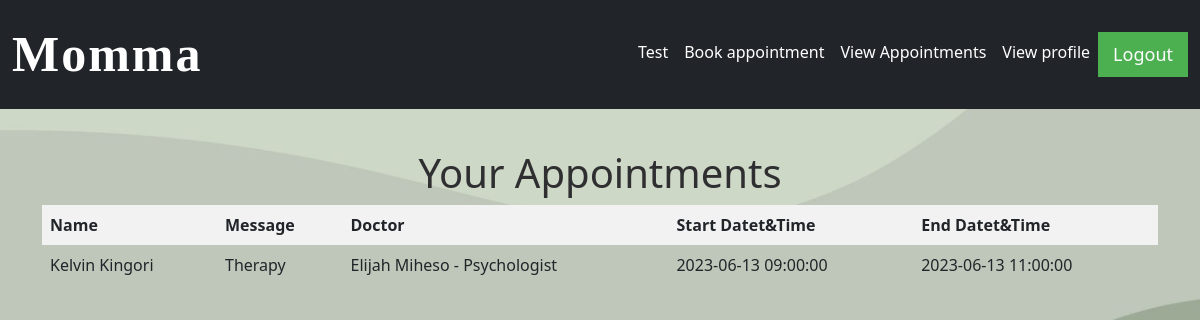
The app's page /view (signed in), older data.
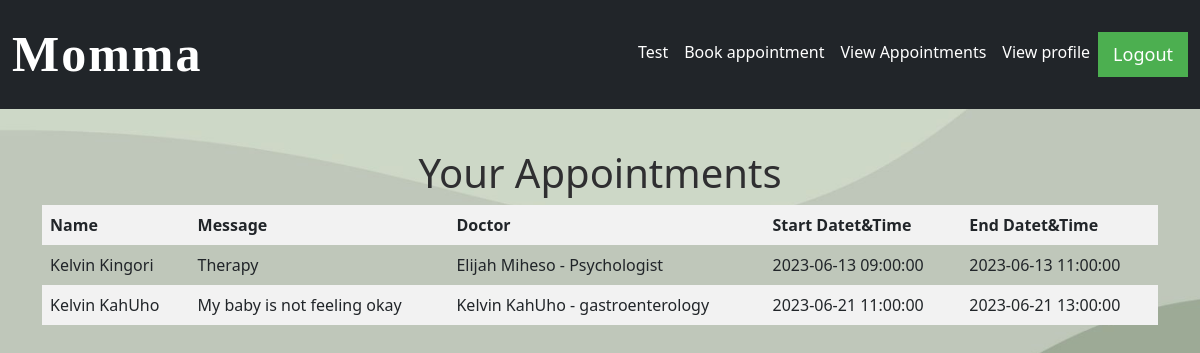
The same page, newer data.
### index/models.py (models this page shows, shortened)
class Appointment(db.Model):
    id = db.Column(db.Integer, primary_key=True)
    name = db.Column(db.String(50), nullable=False)
    email = db.Column(db.String(120), nullable=False)
    message = db.Column(db.Text, nullable=False)
    time_created = db.Column(db.DateTime, nullable=False, default=datetime.now)
    user_id = db.Column(db.Integer, db.ForeignKey('user.id'), nullable=False)
    doctor_id = db.Column(db.Integer, db.ForeignKey('doctor.id'), nullable=False)
    timeslot_id = db.Column(db.Integer, db.ForeignKey('timeslot.id'), nullable=False)
    timeslot = db.relationship('Timeslot', backref='appointments')

class Doctor(db.Model):
    id = db.Column(db.Integer, primary_key=True)
    name = db.Column(db.String(50), unique=True,nullable=False)
    email = db.Column(db.String(100), unique=True, nullable=False)
    specialization = db.Column(db.String(100), nullable=False)
    password = db.Column(db.String(120), nullable=False)
    time_slots = db.relationship('Timeslot', backref='doctor', lazy=True)
    appointments = db.relationship('Appointment', backref='doctor', lazy=True)

class Timeslot(db.Model):
    id = db.Column(db.Integer, primary_key=True)
    doctor_id = db.Column(db.Integer, db.ForeignKey('doctor.id'), nullable=False)
    start_time = db.Column(db.DateTime)
    end_time = db.Column(db.DateTime)
    is_booked = db.Column(db.Boolean, default=False)

### index/routes.py (the view)
@app.route("/view")
def view_appointment():
    check_authentication()
    username = session['username']
    user = User.query.filter_by(username=username).first()
    return render_template("view_appointments.html", user = user)

### index/routes.py (called while the page is built)
def check_authentication():
    if not session.get("logged_in"):
        return redirect(url_for("log_in"))

### index/templates/view_appointments.html (shortened to what this page needs)
{% extends 'main.html'%}
{% block content%}
<h1 style="text-align: center;">Your Appointments</h1>
<div>
    <table>
        <thead>
            <tr>
                <th>Name</th>
                <th>Message</th>
                <th>Doctor</th>
                <th>Start Datet&Time</th>
                <th>End Datet&Time</th>
            </tr>
        </thead>
        <tbody>
            {% for appointment in user.appointments %}
            <tr>
                <td>{{ appointment.name }}</td>
                <td>{{ appointment.message }}</td>
                <td>{{ appointment.doctor.name }} - {{ appointment.doctor.specialization }}</td>
                <td>{{ appointment.timeslot.start_time }}</td>
                <td>{{ appointment.timeslot.end_time }}</td>
            </tr>
            {% endfor %}
        </tbody>
    </table>
</div>
{%endblock%}

### index/templates/main.html (shortened to what this page needs)
<!DOCTYPE html>
<html lang="en">
<head>
    <link rel="stylesheet" type="text/css" href="{{ url_for('static', filename='css/static.css')}}">
    <link href="https://cdn.jsdelivr.net/npm/bootstrap@5.2.1/dist/css/bootstrap.min.css" rel="stylesheet">
    <link rel="stylesheet" href="https://cdnjs.cloudflare.com/ajax/libs/font-awesome/4.7.0/css/font-awesome.min.css">
</head>
<body style="background-image: url({{ url_for('static', filename='images/background.jpg') }}); background-size: cover; background-attachment: fixed; background-repeat: no-repeat;">
  <nav class="navbar navbar-expand-lg bg-dark" style="padding: 1%;">
		<a class="navbar-brand" href="/home" style="font-family:'Franklin Gothic Medium'; font-size: 50px; font-weight: bold; text-decoration: none; color: #ffffff; letter-spacing: 2px;">Momma</a>
    <div class="collapse navbar-collapse nav justify-content-end" id="navbarSupportedContent">
      <ul class="navbar-nav mr-auto">
        <li class="nav-item active">
          <a style="color: rgb(255, 255, 255);" class="nav-link" href="{{ url_for('take_test') }}">Test</a>
        </li>
        <li class="nav-item active">
          <a style="color: rgb(255, 255, 255);" class="nav-link" href="{{ url_for('deliver_dependencies') }}">Book appointment</a>
        </li>
        <li class="nav-item">
          <a style="color: rgb(255, 255, 255);" class="nav-link" href="{{ url_for('view_appointment') }}">View Appointments</a>
        </li>
        <li class="nav-item">
          <a style="color: rgb(255, 255, 255);" class="nav-link" href="{{ url_for('view_profile') }}">View profile</a>
        </li>
        <li>
          <a href="{{url_for('logout')}}" onclick="return confirm('Are you sure you want to logout?');">
            <button class="logout-button logout-button:hover">Logout</button>
        </a>
        </li>
      </ul>
    </div>
  </nav>
    <div class ="container spacer">
      <br>
            {% block content %}
            {% endblock content %}
    </div>
</body>
</html>

### index/static/css/static.css (style rules this page uses)
h1 { font-size: 20px; color: rgb(47, 47, 49); font-weight: bold; }
.logout-button { background-color: #4CAF50; color: white; padding: 9px 15px; margin: 0px 0; border: none; cursor: pointer; font-size: 18px; }
table { width: 100%; border-collapse: collapse; }
th, td { border: 1px solid #dddddd; padding: 8px; text-align: left; }
th { background-color: #f2f2f2; font-weight: bold; }
tr:nth-child(even) { background-color: #f2f2f2; }
.spacer { margin-bottom: 150px; }

Row changes from the older to the newer data that the page shows:
added Appointment: name "Kelvin KahUho", message "My baby is not feeling okay", doctor.name "Kelvin KahUho", doctor.specialization "gastroenterology", timeslot.start_time "2023-06-21 11:00:00", timeslot.end_time "2023-06-21 13:00:00"
